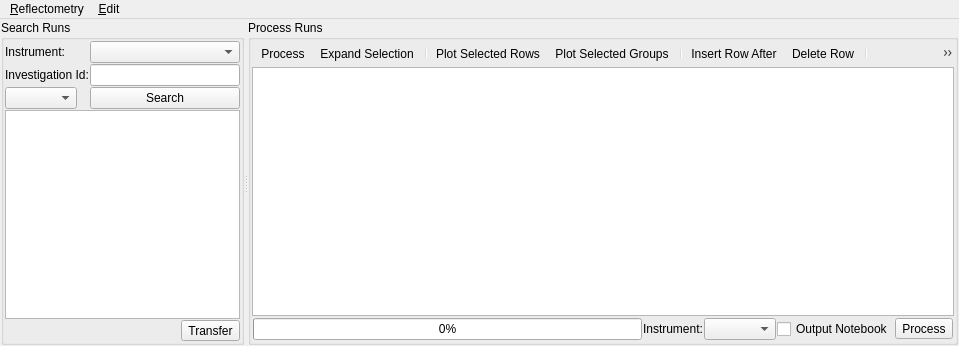
<?xml version="1.0" encoding="UTF-8"?>
<ui version="4.0">
 <class>reflMainWidget</class>
 <widget class="QMainWindow" name="reflMainWidget">
  <property name="geometry">
   <rect>
    <x>0</x>
    <y>0</y>
    <width>959</width>
    <height>346</height>
   </rect>
  </property>
  <property name="windowTitle">
   <string>ISIS Reflectometry</string>
  </property>
  <widget class="QWidget" name="centralwidget">
   <layout class="QVBoxLayout" name="layoutMain">
    <property name="leftMargin">
     <number>1</number>
    </property>
    <property name="topMargin">
     <number>1</number>
    </property>
    <property name="rightMargin">
     <number>1</number>
    </property>
    <property name="bottomMargin">
     <number>1</number>
    </property>
    <item>
     <widget class="QSplitter" name="splitterTables">
      <property name="sizePolicy">
       <sizepolicy hsizetype="Expanding" vsizetype="Expanding">
        <horstretch>0</horstretch>
        <verstretch>0</verstretch>
       </sizepolicy>
      </property>
      <property name="orientation">
       <enum>Qt::Horizontal</enum>
      </property>
      <property name="childrenCollapsible">
       <bool>true</bool>
      </property>
      <widget class="QGroupBox" name="groupSearchPane">
       <property name="toolTip">
        <string/>
       </property>
       <property name="title">
        <string>Search Runs</string>
       </property>
       <layout class="QVBoxLayout" name="layoutSearchPane">
        <property name="spacing">
         <number>1</number>
        </property>
        <property name="leftMargin">
         <number>1</number>
        </property>
        <property name="topMargin">
         <number>1</number>
        </property>
        <property name="rightMargin">
         <number>1</number>
        </property>
        <property name="bottomMargin">
         <number>1</number>
        </property>
        <item>
         <layout class="QFormLayout" name="layoutSearchForm">
          <property name="fieldGrowthPolicy">
           <enum>QFormLayout::AllNonFixedFieldsGrow</enum>
          </property>
          <item row="0" column="0">
           <widget class="QLabel" name="labelInstrument">
            <property name="text">
             <string>Instrument:</string>
            </property>
            <property name="buddy">
             <cstring>comboSearchInstrument</cstring>
            </property>
           </widget>
          </item>
          <item row="0" column="1">
           <widget class="QComboBox" name="comboSearchInstrument">
            <property name="sizePolicy">
             <sizepolicy hsizetype="Expanding" vsizetype="Fixed">
              <horstretch>0</horstretch>
              <verstretch>0</verstretch>
             </sizepolicy>
            </property>
            <property name="minimumSize">
             <size>
              <width>150</width>
              <height>0</height>
             </size>
            </property>
            <property name="toolTip">
             <string>The instrument used for this investigation</string>
            </property>
            <property name="whatsThis">
             <string>Specifies which instrument you're searching for data from.</string>
            </property>
           </widget>
          </item>
          <item row="1" column="0">
           <widget class="QLabel" name="labelInvestigationId">
            <property name="sizePolicy">
             <sizepolicy hsizetype="Minimum" vsizetype="Preferred">
              <horstretch>0</horstretch>
              <verstretch>0</verstretch>
             </sizepolicy>
            </property>
            <property name="text">
             <string>Investigation Id:</string>
            </property>
            <property name="buddy">
             <cstring>textSearch</cstring>
            </property>
           </widget>
          </item>
          <item row="1" column="1">
           <widget class="QLineEdit" name="textSearch">
            <property name="sizePolicy">
             <sizepolicy hsizetype="Expanding" vsizetype="Fixed">
              <horstretch>0</horstretch>
              <verstretch>0</verstretch>
             </sizepolicy>
            </property>
            <property name="minimumSize">
             <size>
              <width>40</width>
              <height>0</height>
             </size>
            </property>
            <property name="toolTip">
             <string>ID of the investigation runs to search for</string>
            </property>
            <property name="whatsThis">
             <string>Specifies the investigation id that you are searching for runs from.</string>
            </property>
            <property name="inputMethodHints">
             <set>Qt::ImhDigitsOnly</set>
            </property>
            <property name="cursorPosition">
             <number>0</number>
            </property>
           </widget>
          </item>
          <item row="2" column="1">
           <widget class="QPushButton" name="buttonSearch">
            <property name="sizePolicy">
             <sizepolicy hsizetype="Preferred" vsizetype="Preferred">
              <horstretch>0</horstretch>
              <verstretch>0</verstretch>
             </sizepolicy>
            </property>
            <property name="toolTip">
             <string>Search for runs using ICAT</string>
            </property>
            <property name="whatsThis">
             <string>Searches ICAT for runs from the given instrument with the given investigation id.</string>
            </property>
            <property name="text">
             <string>Search</string>
            </property>
           </widget>
          </item>
          <item row="2" column="0">
           <widget class="QComboBox" name="comboTransferMethod">
            <property name="toolTip">
             <string>The method used to transfer runs into the processing table</string>
            </property>
            <property name="whatsThis">
             <string>The strategy for searching and transfering files. See help.</string>
            </property>
           </widget>
          </item>
         </layout>
        </item>
        <item>
         <widget class="QTableView" name="tableSearchResults">
          <property name="contextMenuPolicy">
           <enum>Qt::CustomContextMenu</enum>
          </property>
          <property name="selectionMode">
           <enum>QAbstractItemView::ExtendedSelection</enum>
          </property>
          <property name="selectionBehavior">
           <enum>QAbstractItemView::SelectRows</enum>
          </property>
          <attribute name="horizontalHeaderDefaultSectionSize">
           <number>60</number>
          </attribute>
          <attribute name="horizontalHeaderMinimumSectionSize">
           <number>20</number>
          </attribute>
          <attribute name="horizontalHeaderStretchLastSection">
           <bool>true</bool>
          </attribute>
          <attribute name="verticalHeaderVisible">
           <bool>false</bool>
          </attribute>
          <attribute name="verticalHeaderDefaultSectionSize">
           <number>20</number>
          </attribute>
         </widget>
        </item>
        <item>
         <layout class="QHBoxLayout" name="layoutSearchBottomRow">
          <item>
           <spacer name="spacerTransfer">
            <property name="orientation">
             <enum>Qt::Horizontal</enum>
            </property>
            <property name="sizeHint" stdset="0">
             <size>
              <width>40</width>
              <height>20</height>
             </size>
            </property>
           </spacer>
          </item>
          <item>
           <widget class="QToolButton" name="buttonTransfer">
            <property name="toolTip">
             <string>Transfer selected results into the processing table</string>
            </property>
            <property name="text">
             <string>Transfer</string>
            </property>
            <property name="toolButtonStyle">
             <enum>Qt::ToolButtonTextBesideIcon</enum>
            </property>
           </widget>
          </item>
         </layout>
        </item>
       </layout>
      </widget>
      <widget class="QGroupBox" name="groupProcessPane">
       <property name="title">
        <string>Process Runs</string>
       </property>
       <layout class="QHBoxLayout" name="layoutTableView">
        <property name="spacing">
         <number>1</number>
        </property>
        <property name="leftMargin">
         <number>1</number>
        </property>
        <property name="topMargin">
         <number>1</number>
        </property>
        <property name="rightMargin">
         <number>1</number>
        </property>
        <property name="bottomMargin">
         <number>1</number>
        </property>
        <item>
         <layout class="QVBoxLayout" name="layoutButtonsTable">
          <property name="spacing">
           <number>1</number>
          </property>
          <item>
           <widget class="QToolBar" name="rowToolBar">
            <property name="styleSheet">
             <string>QToolBar{border: none;}</string>
            </property>
            <addaction name="actionProcess"/>
            <addaction name="actionExpandSelection"/>
            <addaction name="separator"/>
            <addaction name="actionPlotRow"/>
            <addaction name="actionPlotGroup"/>
            <addaction name="separator"/>
            <addaction name="actionAppendRow"/>
            <addaction name="actionDeleteRow"/>
            <addaction name="separator"/>
            <addaction name="actionGroupRows"/>
            <addaction name="actionCopySelected"/>
            <addaction name="actionCutSelected"/>
            <addaction name="actionPasteSelected"/>
            <addaction name="actionClearSelected"/>
            <addaction name="actionHelp"/>
           </widget>
          </item>
          <item>
           <widget class="QTableView" name="viewTable">
            <property name="sizePolicy">
             <sizepolicy hsizetype="Expanding" vsizetype="Expanding">
              <horstretch>0</horstretch>
              <verstretch>0</verstretch>
             </sizepolicy>
            </property>
            <property name="contextMenuPolicy">
             <enum>Qt::CustomContextMenu</enum>
            </property>
            <property name="editTriggers">
             <set>QAbstractItemView::AnyKeyPressed|QAbstractItemView::DoubleClicked|QAbstractItemView::EditKeyPressed|QAbstractItemView::SelectedClicked</set>
            </property>
            <property name="alternatingRowColors">
             <bool>true</bool>
            </property>
            <property name="selectionMode">
             <enum>QAbstractItemView::ExtendedSelection</enum>
            </property>
            <property name="selectionBehavior">
             <enum>QAbstractItemView::SelectRows</enum>
            </property>
            <attribute name="horizontalHeaderDefaultSectionSize">
             <number>60</number>
            </attribute>
            <attribute name="horizontalHeaderMinimumSectionSize">
             <number>20</number>
            </attribute>
            <attribute name="horizontalHeaderStretchLastSection">
             <bool>true</bool>
            </attribute>
            <attribute name="verticalHeaderDefaultSectionSize">
             <number>20</number>
            </attribute>
           </widget>
          </item>
          <item>
           <layout class="QHBoxLayout" name="layoutRowButtons">
            <property name="leftMargin">
             <number>1</number>
            </property>
            <property name="topMargin">
             <number>1</number>
            </property>
            <property name="rightMargin">
             <number>1</number>
            </property>
            <property name="bottomMargin">
             <number>1</number>
            </property>
            <item>
             <widget class="QProgressBar" name="progressBar">
              <property name="toolTip">
               <string>Progress of the active reduction</string>
              </property>
              <property name="whatsThis">
               <string>Shows the current progress when processing.</string>
              </property>
              <property name="value">
               <number>0</number>
              </property>
             </widget>
            </item>
            <item>
             <widget class="QLabel" name="labelProcessInstrument">
              <property name="text">
               <string>Instrument:</string>
              </property>
             </widget>
            </item>
            <item>
             <widget class="QComboBox" name="comboProcessInstrument">
              <property name="sizePolicy">
               <sizepolicy hsizetype="Minimum" vsizetype="Fixed">
                <horstretch>0</horstretch>
                <verstretch>0</verstretch>
               </sizepolicy>
              </property>
              <property name="toolTip">
               <string>Select the instrument to assume for fetching runs</string>
              </property>
              <property name="whatsThis">
               <string>Specifies the instrument that data being processed was generated by. This is used to help identify the correct data to load when given sample run numbers to process.</string>
              </property>
             </widget>
            </item>
            <item>
             <widget class="QCheckBox" name="checkEnableNotebook">
              <property name="toolTip">
               <string>Tick to generate a python notebook when performing a reduction.</string>
              </property>
              <property name="text">
               <string>Output Notebook</string>
              </property>
             </widget>
            </item>
            <item>
             <widget class="QToolButton" name="buttonProcess">
              <property name="toolTip">
               <string>Begin processing runs from the table</string>
              </property>
              <property name="text">
               <string>Process</string>
              </property>
              <property name="toolButtonStyle">
               <enum>Qt::ToolButtonTextBesideIcon</enum>
              </property>
              <property name="arrowType">
               <enum>Qt::NoArrow</enum>
              </property>
             </widget>
            </item>
           </layout>
          </item>
         </layout>
        </item>
       </layout>
      </widget>
     </widget>
    </item>
   </layout>
  </widget>
  <widget class="QMenuBar" name="menuBar">
   <property name="geometry">
    <rect>
     <x>0</x>
     <y>0</y>
     <width>959</width>
     <height>28</height>
    </rect>
   </property>
   <property name="nativeMenuBar">
    <bool>false</bool>
   </property>
   <widget class="QMenu" name="menuTable">
    <property name="title">
     <string>&amp;Reflectometry</string>
    </property>
    <widget class="QMenu" name="menuOpenTable">
     <property name="title">
      <string>Open Table</string>
     </property>
     <property name="icon">
      <iconset>
       <normaloff>:/multiload.png</normaloff>:/multiload.png</iconset>
     </property>
    </widget>
    <addaction name="menuOpenTable"/>
    <addaction name="actionNewTable"/>
    <addaction name="actionSaveTable"/>
    <addaction name="actionSaveTableAs"/>
    <addaction name="separator"/>
    <addaction name="actionImportTable"/>
    <addaction name="actionExportTable"/>
    <addaction name="separator"/>
    <addaction name="actionSlitCalculator"/>
    <addaction name="separator"/>
    <addaction name="actionOptionsDialog"/>
   </widget>
   <widget class="QMenu" name="menuRows">
    <property name="title">
     <string>&amp;Edit</string>
    </property>
    <addaction name="actionProcess"/>
    <addaction name="actionExpandSelection"/>
    <addaction name="separator"/>
    <addaction name="actionPlotRow"/>
    <addaction name="actionPlotGroup"/>
    <addaction name="separator"/>
    <addaction name="actionPrependRow"/>
    <addaction name="actionAppendRow"/>
    <addaction name="separator"/>
    <addaction name="actionGroupRows"/>
    <addaction name="actionCopySelected"/>
    <addaction name="actionCutSelected"/>
    <addaction name="actionPasteSelected"/>
    <addaction name="actionClearSelected"/>
    <addaction name="separator"/>
    <addaction name="actionDeleteRow"/>
   </widget>
   <addaction name="menuTable"/>
   <addaction name="menuRows"/>
  </widget>
  <action name="actionNewTable">
   <property name="icon">
    <iconset>
     <normaloff>:/new.png</normaloff>:/new.png</iconset>
   </property>
   <property name="text">
    <string>New Table</string>
   </property>
   <property name="whatsThis">
    <string>Discards the current contents of the processing table and starts afresh.</string>
   </property>
  </action>
  <action name="actionSaveTable">
   <property name="icon">
    <iconset>
     <normaloff>:/filesave.png</normaloff>:/filesave.png</iconset>
   </property>
   <property name="text">
    <string>Save Table</string>
   </property>
   <property name="whatsThis">
    <string>Saves the current contents of the table to the table workspace that was last saved to or opened. If none exist, it prompts for a workspace name to save as.</string>
   </property>
  </action>
  <action name="actionSaveTableAs">
   <property name="icon">
    <iconset>
     <normaloff>:/filesaveas.png</normaloff>:/filesaveas.png</iconset>
   </property>
   <property name="text">
    <string>Save Table As</string>
   </property>
   <property name="whatsThis">
    <string>Prompts for a workspace name to save the current contents of the table to.</string>
   </property>
  </action>
  <action name="actionAppendRow">
   <property name="icon">
    <iconset>
     <normaloff>:/insert_row.png</normaloff>:/insert_row.png</iconset>
   </property>
   <property name="text">
    <string>Insert Row After</string>
   </property>
   <property name="toolTip">
    <string>Insert Row After</string>
   </property>
   <property name="whatsThis">
    <string>Inserts a new row after the first selected row. If no rows are selected then a new row is added at the end of the table.</string>
   </property>
  </action>
  <action name="actionPrependRow">
   <property name="icon">
    <iconset>
     <normaloff>:/insert_row.png</normaloff>:/insert_row.png</iconset>
   </property>
   <property name="text">
    <string>Insert Row Before</string>
   </property>
   <property name="toolTip">
    <string>Insert Row Before</string>
   </property>
   <property name="whatsThis">
    <string>Inserts a new row before the first selected row. If no rows are selected then a new row is inserted at the start of the table.</string>
   </property>
  </action>
  <action name="actionDeleteRow">
   <property name="icon">
    <iconset>
     <normaloff>:/delete_row.png</normaloff>:/delete_row.png</iconset>
   </property>
   <property name="text">
    <string>Delete Row</string>
   </property>
   <property name="whatsThis">
    <string>Deletes the selected rows.</string>
   </property>
  </action>
  <action name="actionGroupRows">
   <property name="icon">
    <iconset>
     <normaloff>:/drag_curves.png</normaloff>:/drag_curves.png</iconset>
   </property>
   <property name="text">
    <string>Group Selected</string>
   </property>
   <property name="whatsThis">
    <string>Places all of the selected rows into the same group.</string>
   </property>
  </action>
  <action name="actionProcess">
   <property name="icon">
    <iconset>
     <normaloff>:/stat_rows.png</normaloff>:/stat_rows.png</iconset>
   </property>
   <property name="text">
    <string>Process</string>
   </property>
   <property name="whatsThis">
    <string>Processes the selected rows. If no rows are selected then all rows are processed.</string>
   </property>
  </action>
  <action name="actionExpandSelection">
   <property name="icon">
    <iconset>
     <normaloff>:/fit_frame.png</normaloff>:/fit_frame.png</iconset>
   </property>
   <property name="text">
    <string>Expand Selection</string>
   </property>
   <property name="toolTip">
    <string>Select an entire group</string>
   </property>
   <property name="whatsThis">
    <string>Expands the current selection to include any rows that are in the same group as any selected row.</string>
   </property>
  </action>
  <action name="actionOptionsDialog">
   <property name="icon">
    <iconset>
     <normaloff>:/configure.png</normaloff>:/configure.png</iconset>
   </property>
   <property name="text">
    <string>Options...</string>
   </property>
   <property name="toolTip">
    <string>Set options for the Reflectometry UI</string>
   </property>
   <property name="whatsThis">
    <string>Opens a dialog that allows the behaviour of the Reflectometry UI to be customised.</string>
   </property>
  </action>
  <action name="actionClearSelected">
   <property name="icon">
    <iconset>
     <normaloff>:/erase.png</normaloff>:/erase.png</iconset>
   </property>
   <property name="text">
    <string>Clear Selected</string>
   </property>
   <property name="whatsThis">
    <string>Clears the contents of the selected rows and ungroups them, placing each row into a unique group.</string>
   </property>
  </action>
  <action name="actionCopySelected">
   <property name="icon">
    <iconset>
     <normaloff>:/copy.png</normaloff>:/copy.png</iconset>
   </property>
   <property name="text">
    <string>Copy Selected</string>
   </property>
   <property name="whatsThis">
    <string>Copies the selected rows to the clipboard. Each row is placed on a new line, and each cell is separated by a tab.</string>
   </property>
   <property name="shortcut">
    <string>Ctrl+C</string>
   </property>
  </action>
  <action name="actionPasteSelected">
   <property name="icon">
    <iconset>
     <normaloff>:/paste.png</normaloff>:/paste.png</iconset>
   </property>
   <property name="text">
    <string>Paste Selected</string>
   </property>
   <property name="whatsThis">
    <string>Pastes the contents of the clipboard into the selected rows. If no rows are selected, new ones are added at the end of the table.</string>
   </property>
   <property name="shortcut">
    <string>Ctrl+V</string>
   </property>
  </action>
  <action name="actionCutSelected">
   <property name="icon">
    <iconset>
     <normaloff>:/cut.png</normaloff>:/cut.png</iconset>
   </property>
   <property name="text">
    <string>Cut Selected</string>
   </property>
   <property name="whatsThis">
    <string>Copies the selected rows to the clipboard, and then deletes them. Each row is placed on a new line, and each cell is separated by a tab.</string>
   </property>
   <property name="shortcut">
    <string>Ctrl+X</string>
   </property>
  </action>
  <action name="actionSearch">
   <property name="icon">
    <iconset>
     <normaloff>:/folder.png</normaloff>:/folder.png</iconset>
   </property>
   <property name="text">
    <string>Search</string>
   </property>
  </action>
  <action name="actionTransfer">
   <property name="icon">
    <iconset>
     <normaloff>:/append_drag_curves.png</normaloff>:/append_drag_curves.png</iconset>
   </property>
   <property name="text">
    <string>Transfer</string>
   </property>
   <property name="toolTip">
    <string>Transfer the selected run(s) to the processing table.</string>
   </property>
   <property name="whatsThis">
    <string>Transfers the selected runs into the processing table.</string>
   </property>
  </action>
  <action name="actionImportTable">
   <property name="icon">
    <iconset>
     <normaloff>:/open_template.png</normaloff>:/open_template.png</iconset>
   </property>
   <property name="text">
    <string>Import .TBL</string>
   </property>
   <property name="toolTip">
    <string>Import a .TBL file</string>
   </property>
   <property name="whatsThis">
    <string>Imports a .TBL file to a workspace using the LoadReflTBL algorithm. The resulting workspace can then be loaded as a table as normal.</string>
   </property>
  </action>
  <action name="actionExportTable">
   <property name="icon">
    <iconset>
     <normaloff>:/save_template.png</normaloff>:/save_template.png</iconset>
   </property>
   <property name="text">
    <string>Export .TBL</string>
   </property>
   <property name="toolTip">
    <string>Export a .TBL file</string>
   </property>
   <property name="whatsThis">
    <string>Exports a table workspace to a .TBL file that can be used by the ISIS Reflectometry UI in older versions of Mantid.</string>
   </property>
  </action>
  <action name="actionHelp">
   <property name="icon">
    <iconset>
     <normaloff>:/help.png</normaloff>:/help.png</iconset>
   </property>
   <property name="text">
    <string>Help</string>
   </property>
   <property name="toolTip">
    <string>Opens the documentation.</string>
   </property>
   <property name="whatsThis">
    <string>Opens the interface's documentation in the Qt Help Browser.</string>
   </property>
   <property name="shortcut">
    <string>F1</string>
   </property>
  </action>
  <action name="actionPlotRow">
   <property name="icon">
    <iconset>
     <normaloff>:/graph.png</normaloff>:/graph.png</iconset>
   </property>
   <property name="text">
    <string>Plot Selected Rows</string>
   </property>
   <property name="toolTip">
    <string>Plot the selected rows</string>
   </property>
   <property name="whatsThis">
    <string>Creates a plot of the IvsQ workspaces produced by the selected rows.</string>
   </property>
  </action>
  <action name="actionPlotGroup">
   <property name="icon">
    <iconset>
     <normaloff>:/trajectory.png</normaloff>:/trajectory.png</iconset>
   </property>
   <property name="text">
    <string>Plot Selected Groups</string>
   </property>
   <property name="toolTip">
    <string>Plot the selected groups</string>
   </property>
   <property name="whatsThis">
    <string>Creates a plot of the stitched IvsQ workspaces produced by any groups any selected rows are in.</string>
   </property>
  </action>
  <action name="actionSlitCalculator">
   <property name="icon">
    <iconset>
     <normaloff>:/param_range_btn.png</normaloff>:/param_range_btn.png</iconset>
   </property>
   <property name="text">
    <string>Slit Calculator</string>
   </property>
  </action>
 </widget>
 <tabstops>
  <tabstop>comboSearchInstrument</tabstop>
  <tabstop>tableSearchResults</tabstop>
  <tabstop>viewTable</tabstop>
 </tabstops>
 <resources>
  <include location="../../../../MantidPlot/icons/icons.qrc"/>
 </resources>
 <connections>
  <connection>
   <sender>buttonSearch</sender>
   <signal>clicked()</signal>
   <receiver>actionSearch</receiver>
   <slot>trigger()</slot>
   <hints>
    <hint type="sourcelabel">
     <x>217</x>
     <y>143</y>
    </hint>
    <hint type="destinationlabel">
     <x>-1</x>
     <y>-1</y>
    </hint>
   </hints>
  </connection>
  <connection>
   <sender>textSearch</sender>
   <signal>returnPressed()</signal>
   <receiver>actionSearch</receiver>
   <slot>trigger()</slot>
   <hints>
    <hint type="sourcelabel">
     <x>228</x>
     <y>112</y>
    </hint>
    <hint type="destinationlabel">
     <x>-1</x>
     <y>-1</y>
    </hint>
   </hints>
  </connection>
 </connections>
</ui>
